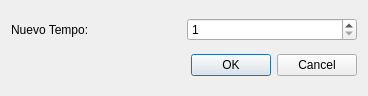
<?xml version="1.0" encoding="UTF-8"?>
<ui version="4.0">
 <class>TempoDialog</class>
 <widget class="QDialog" name="TempoDialog">
  <property name="geometry">
   <rect>
    <x>0</x>
    <y>0</y>
    <width>368</width>
    <height>96</height>
   </rect>
  </property>
  <property name="windowTitle">
   <string>Dialog</string>
  </property>
  <layout class="QVBoxLayout" name="verticalLayout">
   <item>
    <layout class="QHBoxLayout" name="horizontalLayout">
     <item>
      <widget class="QLabel" name="label">
       <property name="text">
        <string>Nuevo Tempo:</string>
       </property>
      </widget>
     </item>
     <item>
      <widget class="QSpinBox" name="sb_tempo">
       <property name="minimum">
        <number>1</number>
       </property>
       <property name="maximum">
        <number>1000</number>
       </property>
      </widget>
     </item>
    </layout>
   </item>
   <item>
    <widget class="QDialogButtonBox" name="buttonBox">
     <property name="orientation">
      <enum>Qt::Horizontal</enum>
     </property>
     <property name="standardButtons">
      <set>QDialogButtonBox::Cancel|QDialogButtonBox::Ok</set>
     </property>
    </widget>
   </item>
  </layout>
 </widget>
 <resources/>
 <connections>
  <connection>
   <sender>buttonBox</sender>
   <signal>accepted()</signal>
   <receiver>TempoDialog</receiver>
   <slot>accept()</slot>
   <hints>
    <hint type="sourcelabel">
     <x>248</x>
     <y>254</y>
    </hint>
    <hint type="destinationlabel">
     <x>157</x>
     <y>274</y>
    </hint>
   </hints>
  </connection>
  <connection>
   <sender>buttonBox</sender>
   <signal>rejected()</signal>
   <receiver>TempoDialog</receiver>
   <slot>reject()</slot>
   <hints>
    <hint type="sourcelabel">
     <x>316</x>
     <y>260</y>
    </hint>
    <hint type="destinationlabel">
     <x>286</x>
     <y>274</y>
    </hint>
   </hints>
  </connection>
 </connections>
</ui>
